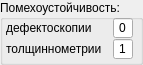
  <widget class="QGroupBox" name="groupBox_filtr">
   <property name="geometry">
    <rect>
     <x>360</x>
     <y>25</y>
     <width>143</width>
     <height>65</height>
    </rect>
   </property>
   <property name="layoutDirection">
    <enum>Qt::LeftToRight</enum>
   </property>
   <property name="title">
    <string>Помехоустойчивость:</string>
   </property>
   <widget class="QLabel" name="label_filtr_def_descr">
    <property name="geometry">
     <rect>
      <x>6</x>
      <y>20</y>
      <width>101</width>
      <height>16</height>
     </rect>
    </property>
    <property name="text">
     <string>дефектоскопии</string>
    </property>
   </widget>
   <widget class="QLabel" name="label_filtr_def_descr_2">
    <property name="geometry">
     <rect>
      <x>6</x>
      <y>41</y>
      <width>111</width>
      <height>16</height>
     </rect>
    </property>
    <property name="text">
     <string>толщиннометрии</string>
    </property>
   </widget>
   <widget class="ParamLineEdit" name="line_filtr_thick">
    <property name="geometry">
     <rect>
      <x>113</x>
      <y>39</y>
      <width>20</width>
      <height>20</height>
     </rect>
    </property>
    <property name="text">
     <string>1</string>
    </property>
    <property name="alignment">
     <set>Qt::AlignCenter</set>
    </property>
   </widget>
   <widget class="ParamLineEdit" name="line_filtr_def">
    <property name="geometry">
     <rect>
      <x>113</x>
      <y>18</y>
      <width>20</width>
      <height>20</height>
     </rect>
    </property>
    <property name="text">
     <string>0</string>
    </property>
    <property name="alignment">
     <set>Qt::AlignCenter</set>
    </property>
   </widget>
  </widget>
